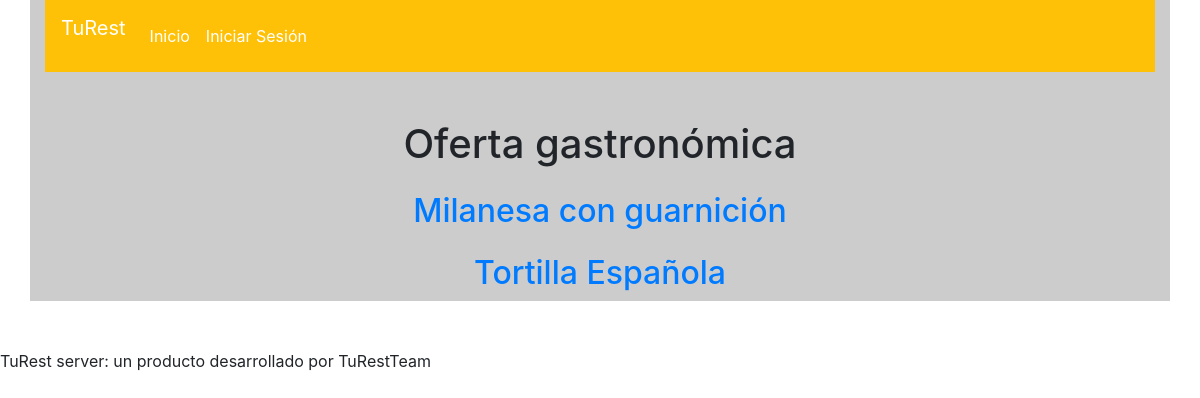
The app's page /, older data.
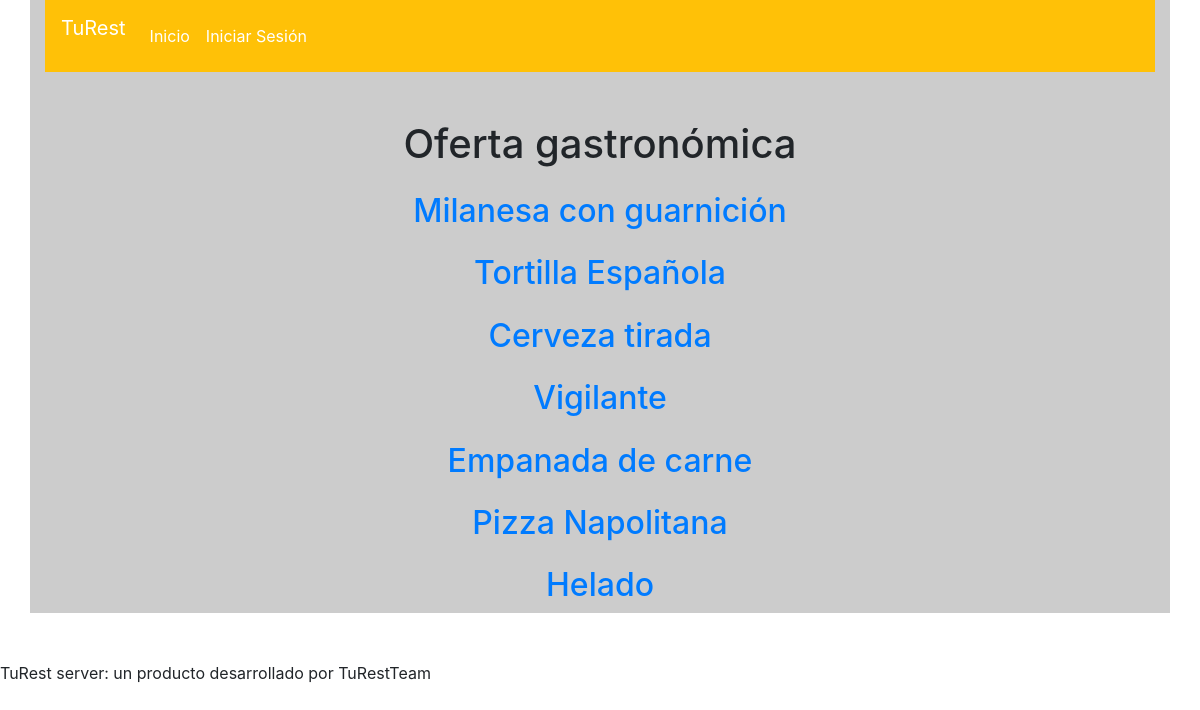
The same page, newer data.
### administracion/models.py (models this page shows, shortened)
class Item(models.Model):
    author = models.ForeignKey("auth.User", on_delete=models.CASCADE)
    name = models.CharField(max_length=200)
    description = models.TextField()
    price = models.FloatField()
    created_date = models.DateTimeField(default=timezone.now)
    updateDate = models.DateTimeField(blank=True, null=True)

### portal/views.py (the view)
# urls.py: path('', views.home, name='panel'),
def home(request):
    if 'pedidos' in request.session:
        tienePedidos = len(request.session['pedidos']) > 0
    else:
        tienePedidos = False
    return render(request, 'portal/home.html', {'items': Item.objects.all(), 'pedidos': tienePedidos})

### portal/templates/portal/home.html (shortened to what this page needs)
{% extends 'publicStructure.html' %}
{% block content %}
	<div class="row mt-5">
		<div class="col-12">
			<h1 class="text-center">Oferta gastronómica</h1>
		</div>
	</div>
	{% for item in items %}
		<article class="row mt-3">
			<div class="col-12">
				<h2 class="text-center"><a href="{% url 'itemView' pk=item.pk %}">{{item.name}}</a></h2>
			</div>
		</article>
	{% endfor %}
{% endblock %}

Row changes from the older to the newer data that the page shows:
added Item: name "Cerveza tirada"
added Item: name "Vigilante"
added Item: name "Empanada de carne"
added Item: name "Pizza Napolitana"
added Item: name "Helado"
